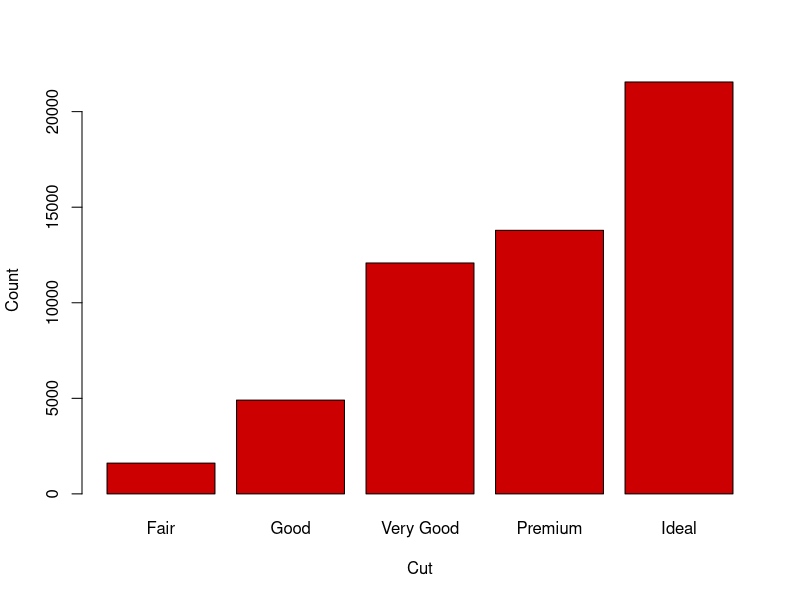
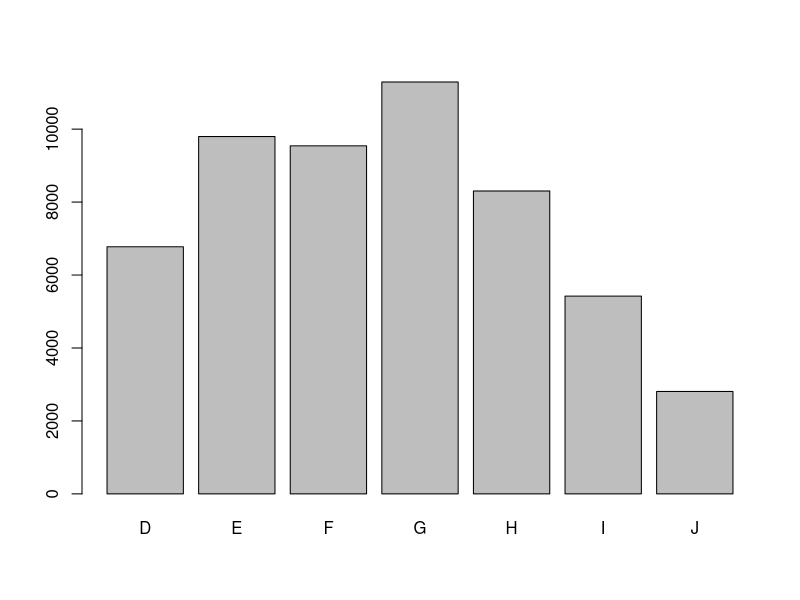
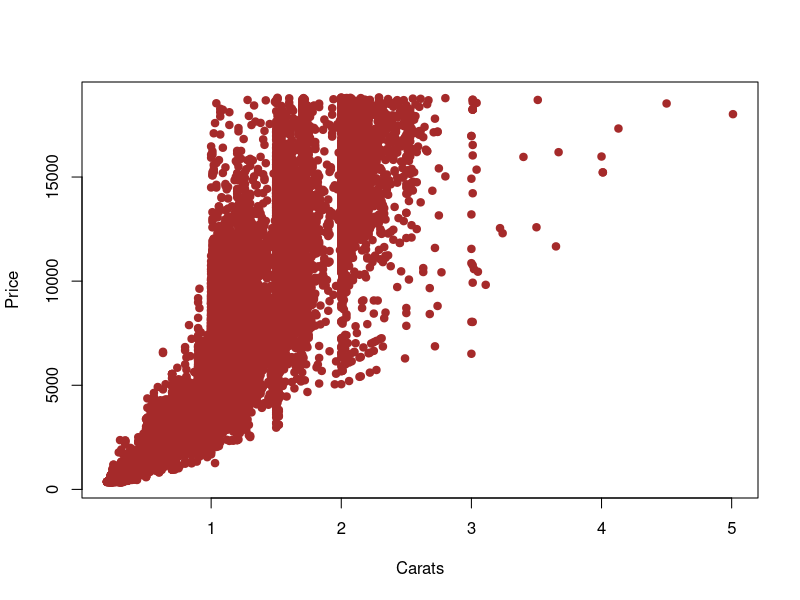
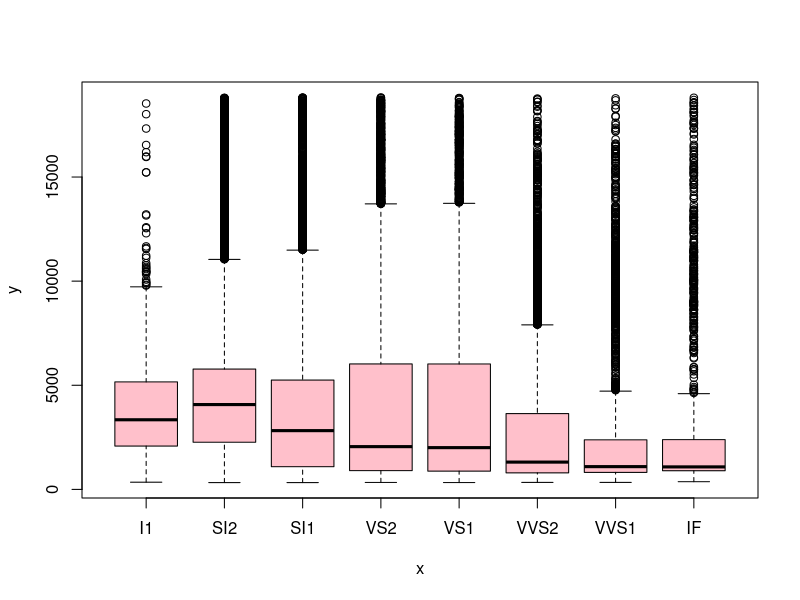
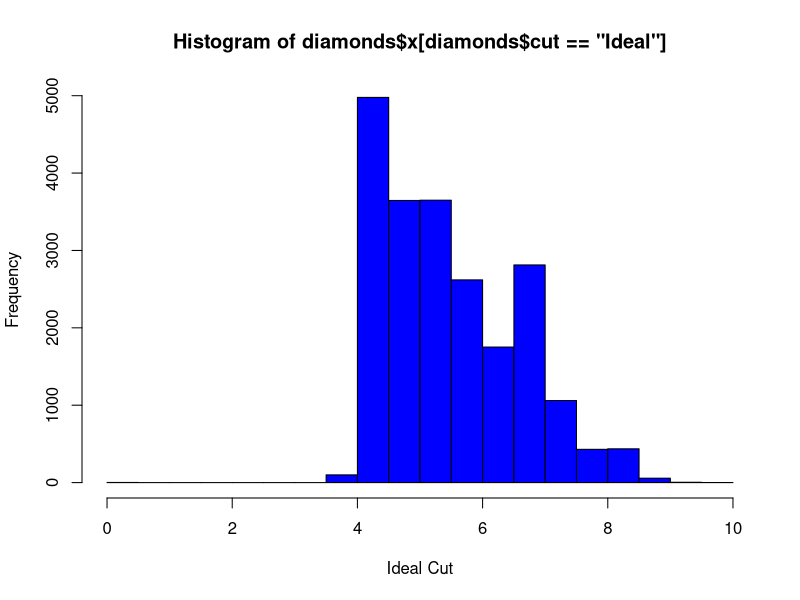
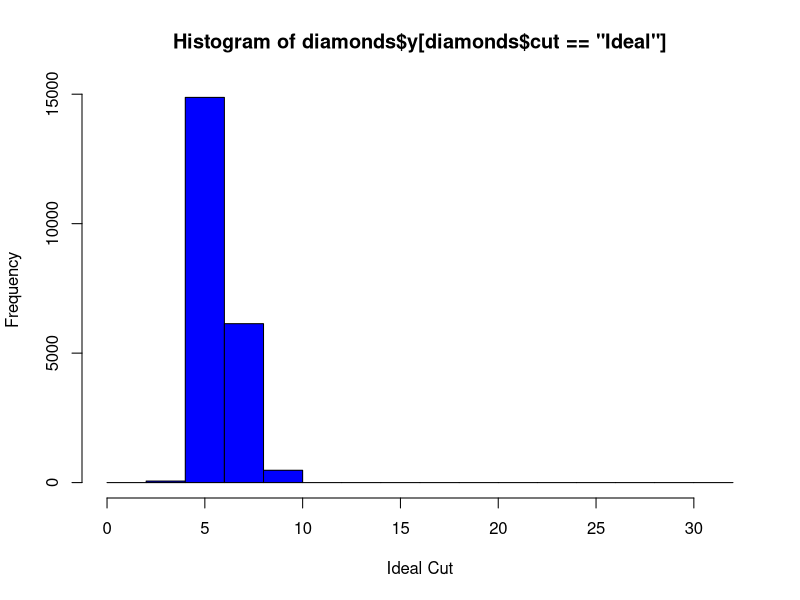
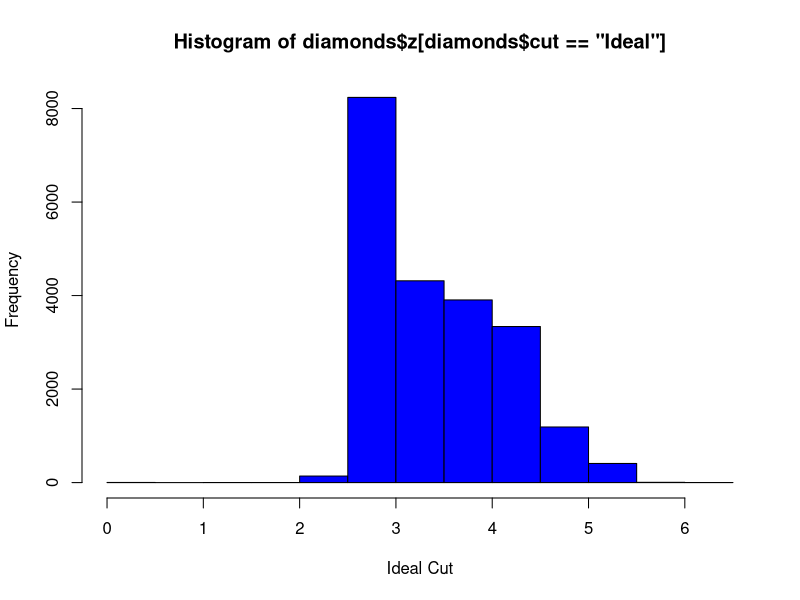
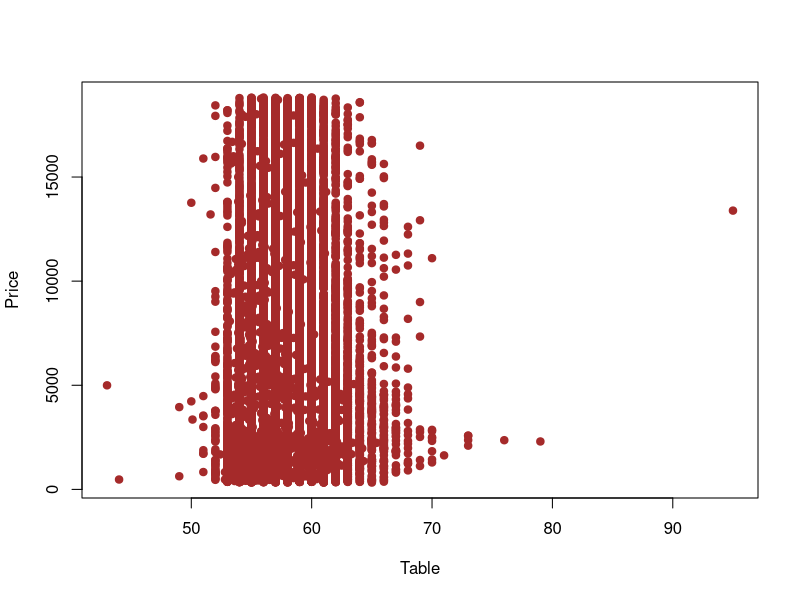

R code for these plots, in order: (Note: this script raises an error after producing the figures.)
library(tidyverse)

head(diamonds)
?diamonds
summary(diamonds)

# distribution of categorical variables
plot(diamonds$cut,col="#cc0000", # hex code for red color
     xlab = "Cut", ylab = "Count")

plot(diamonds$color)

# price of diamond based on carats
plot(diamonds$carat,diamonds$price,col="brown",
     pch=19, #use solid circles for points
     xlab = "Carats", ylab = "Price")

#price of diamond based on clarity
plot(diamonds$clarity,diamonds$price,col="pink")

# Lets find out length(x) of ideal cut diamonds
hist(diamonds$x[diamonds$cut=="Ideal"],col="blue",
     xlab="Ideal Cut")

# Lets find out width(y) of ideal cut diamonds
hist(diamonds$y[diamonds$cut=="Ideal"],col="blue",
     xlab="Ideal Cut")

# Lets find out depth(z) of ideal cut diamonds
hist(diamonds$z[diamonds$cut=="Ideal"],col="blue",
     xlab="Ideal Cut")


# price of diamond based on table
plot(diamonds$table,diamonds$price,col="brown",
     pch=19, #use solid circles for points
     xlab = "Table", ylab = "Price")
# diamonds with more table value do not equate to higher price.
cl <- table(diamonds$clarity)
barplot(cl)

dev.off() # clear plots
detach("package:tidyverse",unload=TRUE) #clear packages
cat("\014") #ctrl+L

knitr::stitch_rhtml("D:/R/EDA.R")
